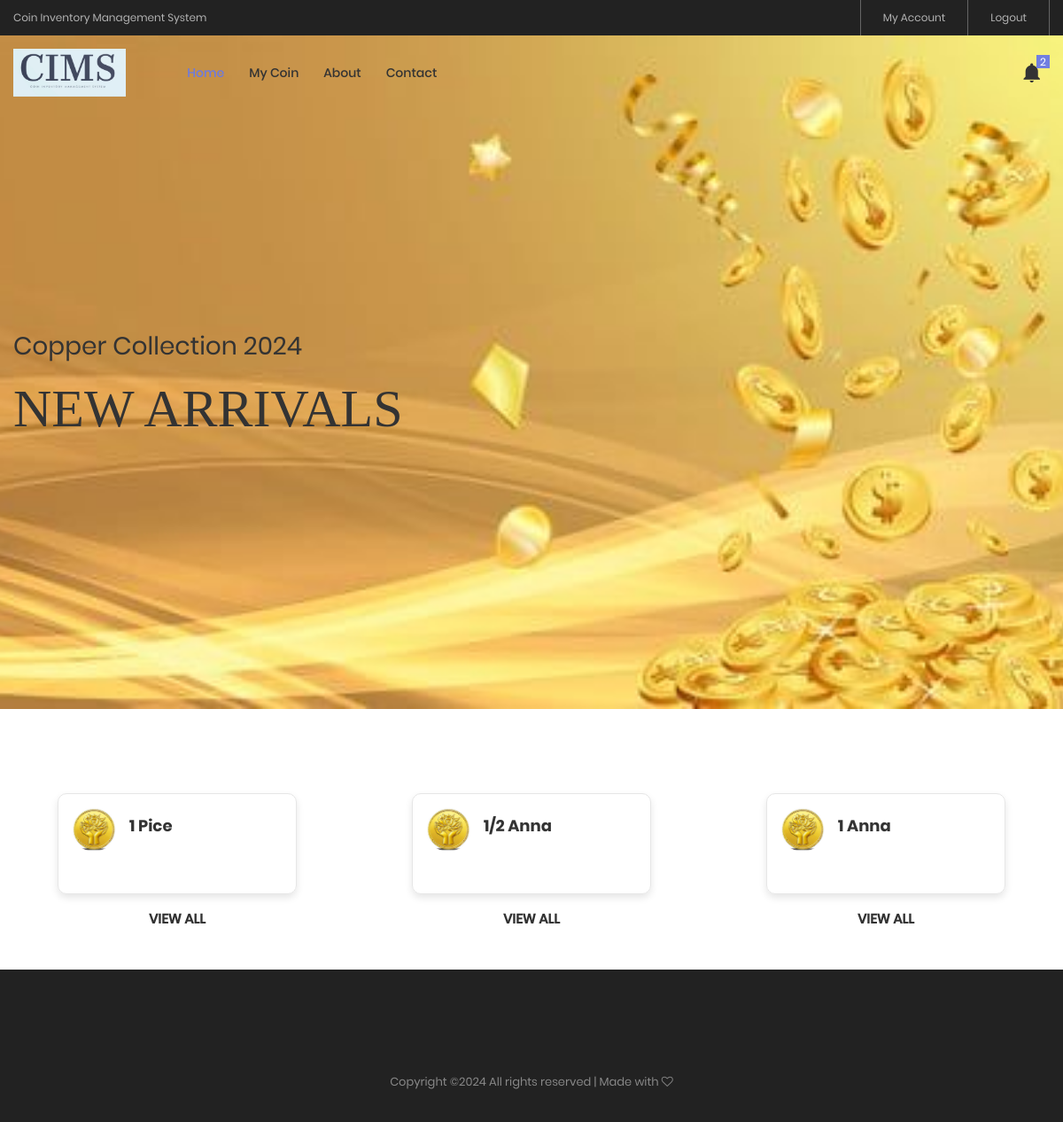
The app's page / (signed in) with its own data.
### mycoinApp/models.py (models this page shows)
class Coin(models.Model):
    denomination = models.CharField(max_length=100)
    description = models.TextField()
    metal = models.CharField(max_length=100)
    year = models.PositiveIntegerField()
    def __str__(self):
        return f"{self.denomination} ({self.year})"

### mycoinApp/modules/coin_management/login.py (the view)
# urls.py: path('', views.home, name = 'home' ),
def home(request):
    coins = Coin.objects.values('denomination').annotate(min_id=Min('id')).order_by('denomination')
    data = Coin.objects.filter(id__in=[coin['min_id'] for coin in coins])
    logged_user = request.session.get('user_id', None)
    notifications = PushNotification.objects.filter(user=logged_user)
    context={
        'data':data,
        'notifications' : notifications,
        'count' : notifications.count(),
    }
    print(data)
    return render(request, 'home.html',context)

### templates/home.html (shortened to what this page needs)
{% extends 'base.html' %}
{% load static %}
{% block coinbody %}
<section class="section-slide">
    <div class="wrap-slick1">
        <div class="slick1">
            <div class="item-slick1" style="background-image: url(images/banner1.jpg);">
                <div class="container h-full">
                    <div class="flex-col-l-m h-full p-t-100 p-b-30 respon5">
                        <div class="layer-slick1 animated visible-false" data-appear="fadeInDown" data-delay="0">
                            <span class="ltext-101 cl2 respon2">
                                Copper Collection 2024
                            </span>
                        </div>
                        <div class="layer-slick1 animated visible-false" data-appear="fadeInUp" data-delay="800">
                            <h2 class="ltext-201 cl2 p-t-19 p-b-43 respon1">
                                New Arrivals
                            </h2>
                        </div>
                    </div>
                </div>
            </div>
        </div>
    </div>
</section>
<div class="sec-banner bg0 p-t-95 p-b-55">
    <div class="container">
        <div class="row">
            {% for i in data %}
            <div class="col-md-6 col-lg-3 p-b-30 m-lr-auto">
                <div class="block1 wrap-pic-w" style="border-radius: 10px; box-shadow: 0 4px 8px rgba(0, 0, 0, 0.1); padding: 15px;">
                    <div style="display: flex; align-items: center;">
                        <img src="images/demo.jpg" alt="IMG-BANNER" style="width: 50px; height: 50px; object-fit: cover; border-radius: 50%; margin-right: 15px;">
                        <span class="block1-name ltext-102 trans-04 p-b-8" style="font-size: 18px; font-weight: bold;">
                            {{ i.denomination }}
                        </span>
                    </div>
                    <a href="{% url 'coins' i.id %}" class="block1-link stext-101 cl0 trans-09" style="display: block; margin-top: 10px; color: #333; text-align: center; font-weight: bold;">
                        View All
                    </a>
                </div>
            </div>
            {% endfor %}
        </div>
    </div>
</div>
{% endblock coinbody %}

### static/css/main.css (style rules this page uses)
.container { max-width: 1380px; }
@media (max-width: 1600px) { .container { max-width: 1200px; } }
.slick-slide { outline: none !important; }
.wrap-slick1 { position: relative; }
.item-slick1 { height: calc(100vh - 40px); background-size: cover; background-repeat: no-repeat; background-position: center center; }
.block1 { position: relative; border: 1px solid #e6e6e6; }
.block1-name { color: #333; }
.block1-link { -webkit-transform: translateY(250%); -moz-transform: translateY(250%); -ms-transform: translateY(250%); -o-transform: translateY(250%); transform: translateY(250%); }
.cl0 { color: #fff; }
.cl2 { color: #333; }
.stext-101 { font-family: Poppins-Medium; font-size: 15px; line-height: 1.466667; text-transform: uppercase; }
.ltext-101 { font-family: Poppins-Regular; font-size: 28px; line-height: 1.2857; }
.ltext-102 { font-family: Poppins-Bold; font-size: 28px; line-height: 1.1; }
.ltext-201 { font-family: PlayfairDisplay-Bold; font-size: 60px; line-height: 1.1; text-transform: uppercase; }
.bg0 { background-color: #fff; }

### records on screen
Coin: denomination "1 Pice"
Coin: denomination "1/2 Anna"
Coin: denomination "1 Anna"
